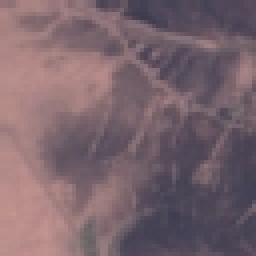
#> input picture data/sample_images/herbaceousvegetation_01.jpg, 64 x 64 px (shown 4 times larger)
$ python -i segmentation.py   (imports and definitions only)
#> lines starting #> are read from the running program, lines starting #| are printed output that depends on the picture
"""
Satellite Image Segmentation Module.

Implements multi-strategy image segmentation for remote sensing imagery:
K-Means clustering, SLIC superpixel decomposition, Multi-Otsu, and
spectral rule-based land-cover segmentation.
"""

import cv2
import numpy as np
from typing import Dict, Any, Tuple, Optional, List
from skimage.segmentation import slic


class SatelliteSegmenter:
    """
    Modular segmentation engine tailored for remote sensing satellite imagery.
    """

    def __init__(
        self,
        default_k: int = 5,
        slic_n_segments: int = 48,
        slic_compactness: float = 12.0,
    ):
        self.default_k = default_k
        self.slic_n_segments = slic_n_segments
        self.slic_compactness = slic_compactness

    # [46 lines left out: function segment_kmeans, not called in this run]

    def segment_slic(
        self,
        image: np.ndarray,
        n_segments: Optional[int] = None,
        compactness: Optional[float] = None,
    ) -> np.ndarray:
        """
        Segment image into compact superpixels using the SLIC algorithm.
        """
        n_segments = n_segments or self.slic_n_segments
        compactness = compactness or self.slic_compactness

        try:
            segments = slic(
                image,
                n_segments=n_segments,
                compactness=compactness,
                start_label=0,
                channel_axis=2,
            )
            return segments.astype(np.int32)
        except Exception:
            labels, _ = self.segment_kmeans(image, k=min(12, n_segments))
            return labels

    # [123 lines left out: functions segment_semantic_rules, create_unified_landcover_map, not called in this run]

>>> import cv2
>>> picture = cv2.cvtColor(cv2.imread('../../data/sample_images/herbaceousvegetation_01.jpg'), cv2.COLOR_BGR2RGB)
>>> result = SatelliteSegmenter().segment_slic(picture)
#> in segment_slic, `segments = slic( image, n_segments=n_segments, compactness=compactness..`:
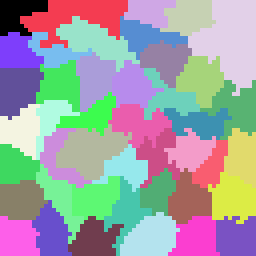
#> segments: shape (64, 64) int64 (shown 4 times larger); 43 distinct labels, from 0 to 42; one colour per label, 0 black
#> in segment_slic, `return segments.astype(np.int32)`: returned value: shape (64, 64) int32; 43 distinct labels, from 0 to 42

$ run again, on data/sample_images/herbaceousvegetation_02.jpg
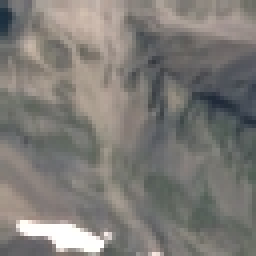
#> input picture data/sample_images/herbaceousvegetation_02.jpg, 64 x 64 px (shown 4 times larger)
#> in segment_slic, `segments = slic( image, n_segments=n_segments, compactness=compactness..`:
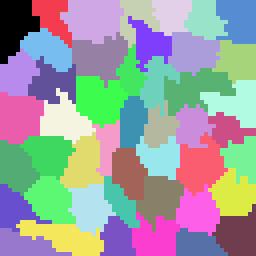
#> segments: shape (64, 64) int64 (shown 4 times larger); 46 distinct labels, from 0 to 45; one colour per label, 0 black

$ run again, on data/sample_images/highway_01.jpg
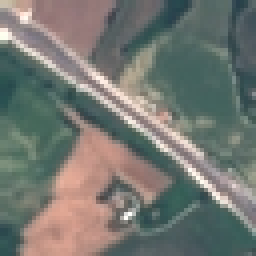
#> input picture data/sample_images/highway_01.jpg, 64 x 64 px (shown 4 times larger)
#> in segment_slic, `segments = slic( image, n_segments=n_segments, compactness=compactness..`:
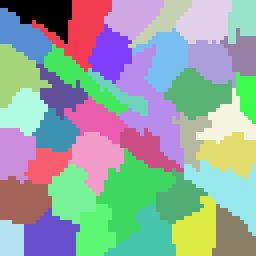
#> segments: shape (64, 64) int64 (shown 4 times larger); 39 distinct labels, from 0 to 38; one colour per label, 0 black

$ run again, on data/sample_images/highway_02.jpg
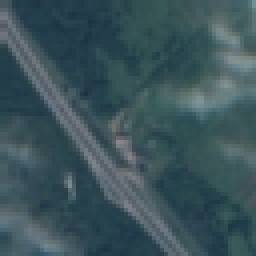
#> input picture data/sample_images/highway_02.jpg, 64 x 64 px (shown 4 times larger)
#> in segment_slic, `segments = slic( image, n_segments=n_segments, compactness=compactness..`:
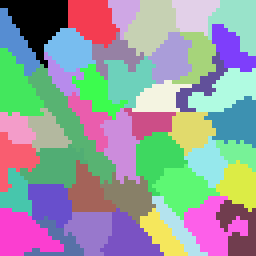
#> segments: shape (64, 64) int64 (shown 4 times larger); 46 distinct labels, from 0 to 45; one colour per label, 0 black
